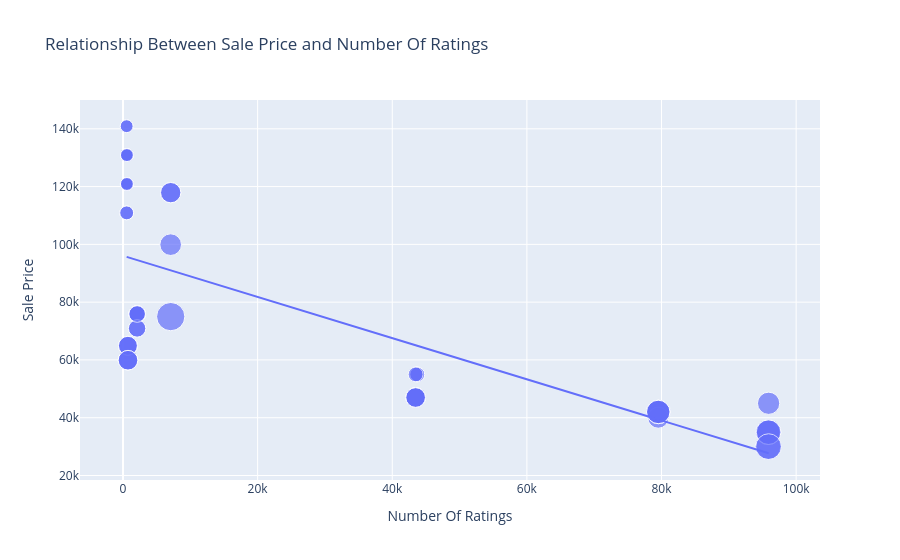

The notebook cell this image was saved under:
### Code cell
# sns.scatterplot(data=df, x='Number Of Ratings', y='Sale Price', size='Discount Percentage')
# plt.title('Relationship Between Sale Price and Number Of Ratings')
# plt.show()
fig = px.scatter(data_frame=df, x='Number Of Ratings', y='Sale Price', size='Discount Percentage', trendline="ols", title='Relationship Between Sale Price and Number Of Ratings')
fig.show()

### Figure 1 — Plotly figure (JSON) as saved in the notebook; plotly's stock layout.template omitted (floating-point values rounded to 4 significant figures)
{"data": [{"hovertemplate": "Number Of Ratings=%{x}<br>Sale Price=%{y}<br>Discount Percentage=%{marker.size}<extra></extra>", "legendgroup": "", "marker": {"color": "#636efa", "size": [0, 0, 0, 0, 0, 0, 0, 0, 0, 20, 16, 20, 20, 20, 0, 0, 0, 0, 29, 15, 0, 15, 17, 18, 6, 6, 13, 6, 14, 10, 7, 6, 6, 13, 13, 10, 10, 6, 14, 6, 10, 6, 11, 11, 10, 14, 7, 6, 6, 6, 8, 8, 24, 22, 22, 22, 8, 24, 14, 14, 14, 14], "sizemode": "area", "sizeref": 0.0725, "symbol": "circle"}, "mode": "markers", "name": "", "orientation": "v", "showlegend": false, "type": "scatter", "x": [3431, 3431, 3431, 11202, 11202, 3431, 3431, 11202, 1454, 79512, 79512, 79582, 79512, 79512, 1078, 1078, 1078, 1078, 7088, 7088, 1078, 7088, 7081, 95909, 542, 580, 740, 545, 740, 2101, 545, 580, 580, 730, 730, 2101, 2101, 580, 740, 580, 2092, 545, 2101, 2092, 2101, 740, 545, 580, 580, 580, 43707, 43707, 95807, 95909, 95807, 95909, 43470, 95909, 43470, 43470, 43470, 43470], "xaxis": "x", "y": [49900, 84900, 84900, 77000, 77000, 49900, 49900, 77000, 89900, 41999, 39999, 41999, 41999, 41999, 131900, 117100, 131900, 117100, 74999, 117900, 117100, 117900, 99900, 44999, 140900, 130900, 64900, 120900, 59900, 75900, 110900, 130900, 120900, 64900, 64900, 75900, 75900, 120900, 59900, 120900, 75900, 140900, 70900, 70900, 75900, 59900, 110900, 120900, 130900, 130900, 54999, 54999, 29999, 34999, 34999, 34999, 54999, 29999, 46999, 46999, 46999, 46999], "yaxis": "y"}, {"hovertemplate": "<b>OLS trendline</b><br>Sale Price = -0.712783 * Number Of Ratings + 96054.8<br>R<sup>2</sup>=0.492139<br><br>Number Of Ratings=%{x}<br>Sale Price=%{y} <b>(trend)</b><extra></extra>", "legendgroup": "", "marker": {"color": "#636efa", "symbol": "circle"}, "mode": "lines", "name": "", "showlegend": false, "type": "scatter", "x": [542, 545, 545, 545, 545, 580, 580, 580, 580, 580, 580, 580, 580, 730, 730, 740, 740, 740, 740, 1078, 1078, 1078, 1078, 1078, 1454, 2092, 2092, 2101, 2101, 2101, 2101, 2101, 3431, 3431, 3431, 3431, 3431, 7081, 7088, 7088, 7088, 11202, 11202, 11202, 43470, 43470, 43470, 43470, 43470, 43707, 43707, 79512, 79512, 79512, 79512, 79582, 95807, 95807, 95909, 95909, 95909, 95909], "xaxis": "x", "y": [95670.0, 95670.0, 95670.0, 95670.0, 95670.0, 95640.0, 95640.0, 95640.0, 95640.0, 95640.0, 95640.0, 95640.0, 95640.0, 95530.0, 95530.0, 95530.0, 95530.0, 95530.0, 95530.0, 95290.0, 95290.0, 95290.0, 95290.0, 95290.0, 95020.0, 94560.0, 94560.0, 94560.0, 94560.0, 94560.0, 94560.0, 94560.0, 93610.0, 93610.0, 93610.0, 93610.0, 93610.0, 91010.0, 91000.0, 91000.0, 91000.0, 88070.0, 88070.0, 88070.0, 65070.0, 65070.0, 65070.0, 65070.0, 65070.0, 64900.0, 64900.0, 39380.0, 39380.0, 39380.0, 39380.0, 39330.0, 27770.0, 27770.0, 27690.0, 27690.0, 27690.0, 27690.0], "yaxis": "y"}], "layout": {"autosize": true, "legend": {"itemsizing": "constant", "tracegroupgap": 0}, "title": {"text": "Relationship Between Sale Price and Number Of Ratings"}, "xaxis": {"anchor": "y", "autorange": true, "domain": [0, 1], "range": [-5983.0, 103000.0], "title": {"text": "Number Of Ratings"}, "type": "linear"}, "yaxis": {"anchor": "x", "autorange": true, "domain": [0, 1], "range": [11530.0, 153700.0], "title": {"text": "Sale Price"}, "type": "linear"}}}
